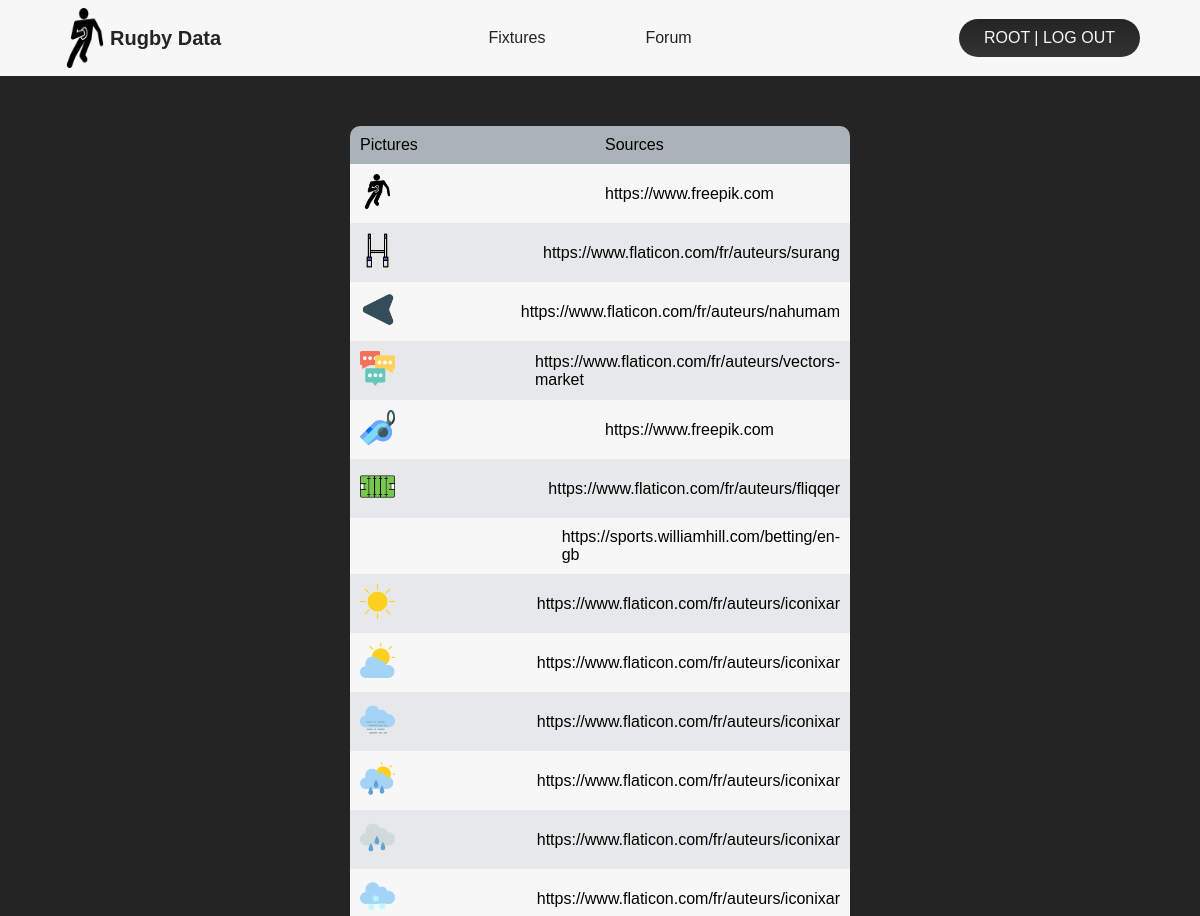
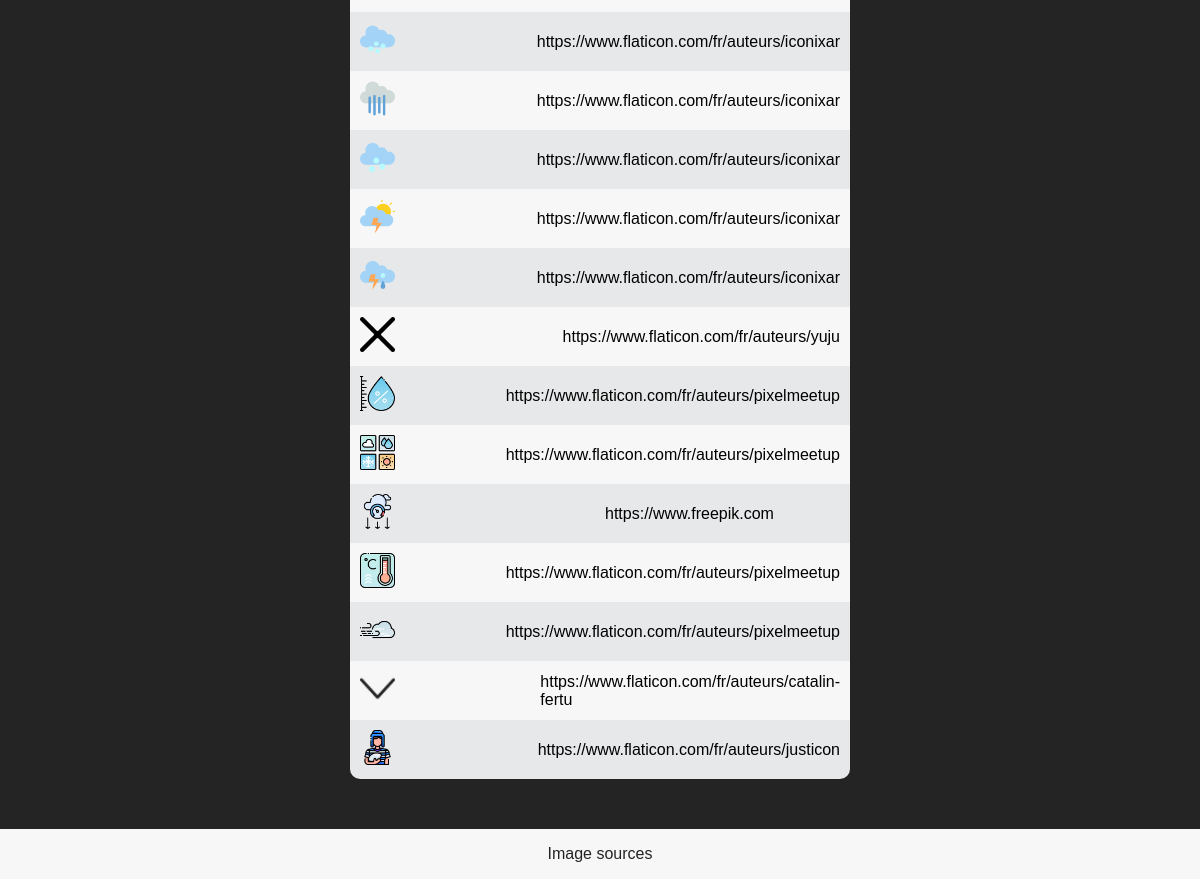
The page /image-sources/ (signed in) on the database its author committed (2 pictures, top to bottom).
### website/models.py (models this page shows)
class sources(models.Model) :
    image_url = models.CharField(max_length=200, null=True)
    image_source = models.CharField(max_length=200, null=True)

### website/views.py (the view)
# urls.py: path('image-sources/', views.imgSources, name='imgSources'),
def imgSources(request) :
    img_sources = sources.objects.all()
    context = {
        'img_sources': img_sources,
    }
    return render(request, "imgSources.html", context=context)

### website/templates/imgSources.html (shortened to what this page needs)
{% load static %}
<!DOCTYPE html>
<html lang="en">
	<head>
		<link rel="stylesheet" type="text/css" href="{% static 'CSS/headerFooter.css' %}">
		<link rel="stylesheet" type="text/css" href="{% static 'CSS/sourcePages/sourcePages.css' %}">
	</head>
    <body>
        <header>
			<a href="{% url 'homePage' %}" class="logoRugby">
				<img src="{% static 'IMG/logoHeader.png' %}" alt="">
				<h1> Rugby Data </h1>
			</a>
			<ul class="menu">
				<li> <a href="{% url 'fixtures' %}"> Fixtures </a></li>
				<li> <a href="{% url 'fora' %}"> Forum </a></li>
			</ul>
			{% if user.is_authenticated %}
				<button class="button-link-connexion">
					{{ user.username}}
					|
					<a href="{% url 'logout_user' %}">Log out</a>
				</button>
			{% else %}
				<button class="button-link-connexion">
					<a href="{% url 'login_user' %}"> Log in </a>
					|
					<a href="{% url 'signup_user' %}"> Sign up </a>
				</button>
			{% endif %}
		</header>
		<div class="page">
			<div class="container-grid">
				<div class="grid-source">
					<div>
						Pictures
					</div>
					<div>
						Sources
					</div>
				</div>
				{% for source in img_sources %}
					<div class="grid-source">
						<div>
							<img src="{% static source.image_url %}" alt="">
						</div>
						<a href="{{ source.image_source }}">
							{{ source.image_source }}
						</a>
					</div>
				{% endfor %}
			</div>
		</div>
		<footer>
			<div class="plan">
				<li> <a href="{% url 'imgSources' %}"> Image sources </a> </li>
			</div>
		</footer>
    </body>
</html>

### static/CSS/headerFooter.css (style rules this page uses)
* { margin:0; padding:0; box-sizing: border-box; }
a { text-decoration: none; }
body { background-color: #242424; font-family: sans-serif; }
header { display: flex; align-items: center; justify-content: space-between; padding: 8px 5%; background-color: #F7F7F7; }
header .logoRugby { display: flex; align-items: center; }
header .logoRugby img { width: 50px; height: 60px; }
a img { display: flex; }
header .logoRugby h1 { font-size: 20px; color: #242424; }
.menu { display: flex; }
.menu li { margin-left: 100px; list-style: none; display: flex; align-items: center; }
.menu li:first-child { margin-left: 0; }
.menu li a { color: #242424; transition: 0.5s; }
.button-link-connexion { border: 0; background: transparent; }
.button-link-connexion { font-size: 16px; color: #F7F7F7; padding: 10px 25px; background: linear-gradient(#242424, #333333); border-radius: 60px; text-transform: uppercase; }
.button-link-connexion a { color: #F7F7F7; }
footer { height: 50px; background-color: #F7F7F7; display: flex; align-items: center; justify-content: center; }
.plan { display: flex; padding: 10px 5%; }
.plan li { margin-left: 250px; list-style: none; display: flex; align-items: center; }
.plan li:first-child { margin-left: 0; }
.plan li a { color: #242424; transition: 0.5s; }

### static/CSS/sourcePages/sourcePages.css (style rules this page uses)
.page { display: flex; justify-content: center; }
.container-grid { padding: 50px; width: 50%; }
.grid-source { display: grid; align-items: center; grid-template-columns: 1fr 1fr; padding: 10px; column-gap: 10px; row-gap: 10px; }
.grid-source a { text-decoration: none; color: black; }
.grid-source img { width: 35px; height: auto; }
.container-grid .grid-source:nth-child(even) { background-color: #f7f7f7; }
.container-grid .grid-source:nth-child(odd) { background-color: #e6e8e9; }
.container-grid .grid-source:first-child { background-color: #A9B3B8; border-top-left-radius: 10px; border-top-right-radius: 10px; }
.container-grid .grid-source:last-child { border-bottom-left-radius: 10px; border-bottom-right-radius: 10px; }

### rows shown on the page
sources: image_url (picture), image_source "https://www.freepik.com"
sources: image_url (picture), image_source "https://www.flaticon.com/fr/auteurs/surang"
sources: image_url (picture), image_source "https://www.flaticon.com/fr/auteurs/nahumam"
sources: image_url (picture), image_source "https://www.flaticon.com/fr/auteurs/vectors-market"
sources: image_url (picture), image_source "https://www.freepik.com"
sources: image_url (picture), image_source "https://www.flaticon.com/fr/auteurs/fliqqer"
sources: image_source "https://sports.williamhill.com/betting/en-gb"
sources: image_url (picture), image_source "https://www.flaticon.com/fr/auteurs/iconixar"
sources: image_url (picture), image_source "https://www.flaticon.com/fr/auteurs/iconixar"
sources: image_url (picture), image_source "https://www.flaticon.com/fr/auteurs/iconixar"
sources: image_url (picture), image_source "https://www.flaticon.com/fr/auteurs/iconixar"
sources: image_url (picture), image_source "https://www.flaticon.com/fr/auteurs/iconixar"
sources: image_url (picture), image_source "https://www.flaticon.com/fr/auteurs/iconixar"
sources: image_url (picture), image_source "https://www.flaticon.com/fr/auteurs/iconixar"
sources: image_url (picture), image_source "https://www.flaticon.com/fr/auteurs/iconixar"
sources: image_url (picture), image_source "https://www.flaticon.com/fr/auteurs/iconixar"
sources: image_url (picture), image_source "https://www.flaticon.com/fr/auteurs/iconixar"
sources: image_url (picture), image_source "https://www.flaticon.com/fr/auteurs/iconixar"
sources: image_url (placeholder picture), image_source "https://www.flaticon.com/fr/auteurs/yuju"
sources: image_url (picture), image_source "https://www.flaticon.com/fr/auteurs/pixelmeetup"
sources: image_url (picture), image_source "https://www.flaticon.com/fr/auteurs/pixelmeetup"
sources: image_url (picture), image_source "https://www.freepik.com"
sources: image_url (picture), image_source "https://www.flaticon.com/fr/auteurs/pixelmeetup"
sources: image_url (picture), image_source "https://www.flaticon.com/fr/auteurs/pixelmeetup"
sources: image_url (picture), image_source "https://www.flaticon.com/fr/auteurs/catalin-fertu"
sources: image_url (picture), image_source "https://www.flaticon.com/fr/auteurs/justicon"

### other values the page prints
{{ user.username }} "ROOT"
